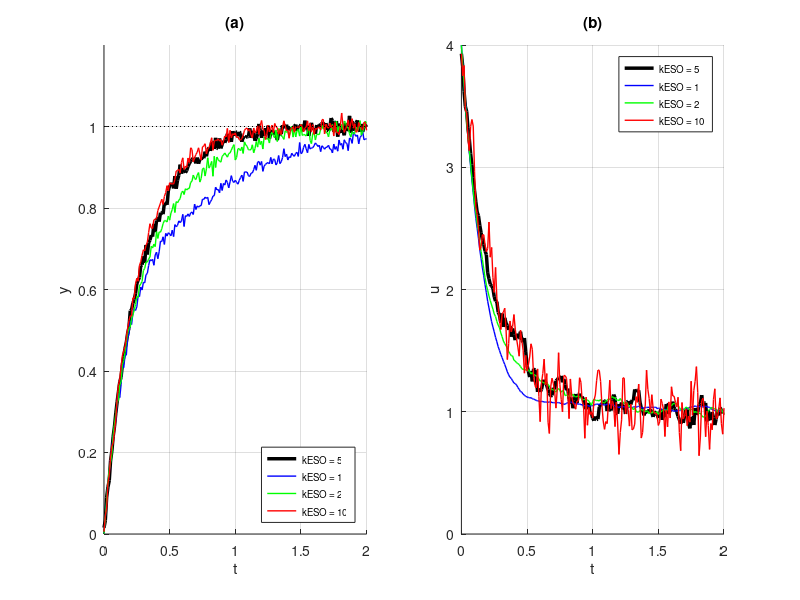

This figure's MATLAB source:
% set up

save_dir = 'C:\Users\Asus\OneDrive\Desktop\EE_Archive\6th_semester\IndurstialControl\HWs\HW3\SimulationFigures\Q1\c\c_2';
if ~exist(save_dir, 'dir'), mkdir(save_dir); end

% fixed parameters from paper
K         = 1;
T         = 1;
T_settle  = 1;
b0        = K/T;
Ts        = 0.01;
noise_var = 0.0001;
t_end     = 2.0;

k_ob_vals = [5, 1, 2, 10];

% i tried matching colors with original figures for easier grading
colors = {'k','b','g','r'};
lws    = [2.5, 1, 1, 1];

fig = figure('Name','Fig20 - Observer Pole Effect','Position',[100,100,900,400]);

t = 0:Ts:t_end;
N = length(t);

% controller gains (fixed)
s_CL = -4 / T_settle;
Kp   = -s_CL;

% plant discretization (fixed)
a_p = exp(-Ts/T);
b_p = K*(1 - exp(-Ts/T));

% discrete matrices (fixed)
Ad = [1, Ts; 0, 1];
Bd = [b0*Ts; 0];
Cd = [1, 0];

for idx = 1:length(k_ob_vals)
    k_ob = k_ob_vals(idx);

    % ESO poles
    s_ESO = k_ob * s_CL;
    z_ESO = exp(s_ESO * Ts);

    % observer gains from paper eq(25)
    l1 = 1 - z_ESO^2;
    l2 = (1/Ts) * (1 - z_ESO)^2;
    Ld = [l1; l2];

    % initialise
    x_hat = [0; 0];
    u_k   = 0;
    y_p   = 0;
    y_arr = zeros(1,N);
    u_arr = zeros(1,N);

    for k = 1:N
        % measurement with noise
        y_meas = y_p + sqrt(noise_var)*randn();

        % ESO update (current form)
        x_hat = (Ad - Ld*Cd*Ad)*x_hat + (Bd - Ld*Cd*Bd)*u_k + Ld*y_meas;

        % control law
        r_k = 1; % step reference
        u_k = (1/b0)*(Kp*(r_k - x_hat(1)) - x_hat(2));

        % plant update
        y_p = a_p*y_p + b_p*u_k;

        y_arr(k) = y_meas;
        u_arr(k) = u_k;
    end

    subplot(1,2,1); hold on; grid on;
    plot(t, y_arr, 'Color', colors{idx}, 'LineWidth', lws(idx), ...
         'DisplayName', ['kESO = ', num2str(k_ob)]);

    subplot(1,2,2); hold on; grid on;
    plot(t, u_arr, 'Color', colors{idx}, 'LineWidth', lws(idx), ...
         'DisplayName', ['kESO = ', num2str(k_ob)]);
end

subplot(1,2,1);
plot([0 t_end],[1 1],'k:','HandleVisibility','off');
title('(a)'); xlabel('t'); ylabel('y');
axis([0 t_end 0 1.2]); legend('Location','southeast','FontSize',7);

subplot(1,2,2);
title('(b)'); xlabel('t'); ylabel('u');
axis([0 t_end 0 4]); legend('Location','northeast','FontSize',7);

% Code to save the figure would go here
fname = fullfile(save_dir, 'Fig20_ObserverPoles.jpg');
exportgraphics(fig, fname, 'Resolution', 150);
fprintf('Saved: %s\n', fname);
